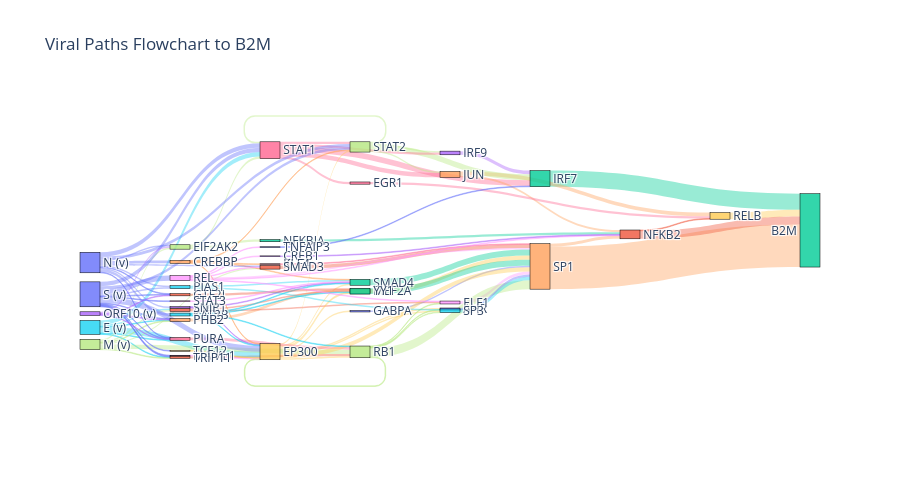

Source (notebook cell):
### Code cell
# vis only paths belonging to the pathway?
out = sankey_convert(all_info[selected_alert], scored_graph, top_n=100)
plot_sankey(out, all_info, selected_alert)

### Figure 1 — Plotly figure (JSON) as saved in the notebook; plotly's stock layout.template omitted (floating-point values rounded to 4 significant figures)
{"data": [{"arrangement": "freeform", "link": {"color": ["rgba(25,211,243,0.4)", "rgba(255,161,90,0.4)", "rgba(254,203,82,0.4)", "rgba(255,161,90,0.4)", "rgba(25,211,243,0.4)", "rgba(239,85,59,0.4)", "rgba(0,204,150,0.4)", "rgba(239,85,59,0.4)", "rgba(255,151,255,0.4)", "rgba(25,211,243,0.4)", "rgba(239,85,59,0.4)", "rgba(182,232,128,0.4)", "rgba(25,211,243,0.4)", "rgba(255,102,146,0.4)", "rgba(0,204,150,0.4)", "rgba(255,102,146,0.4)", "rgba(255,161,90,0.4)", "rgba(254,203,82,0.4)", "rgba(255,161,90,0.4)", "rgba(239,85,59,0.4)", "rgba(255,102,146,0.4)", "rgba(255,102,146,0.4)", "rgba(255,102,146,0.4)", "rgba(182,232,128,0.4)", "rgba(255,102,146,0.4)", "rgba(171,99,250,0.4)", "rgba(25,211,243,0.4)", "rgba(254,203,82,0.4)", "rgba(254,203,82,0.4)", "rgba(25,211,243,0.4)", "rgba(254,203,82,0.4)", "rgba(99,110,250,0.4)", "rgba(254,203,82,0.4)", "rgba(0,204,150,0.4)", "rgba(254,203,82,0.4)", "rgba(254,203,82,0.4)", "rgba(99,110,250,0.4)", "rgba(254,203,82,0.4)", "rgba(254,203,82,0.4)", "rgba(25,211,243,0.4)", "rgba(255,102,146,0.4)", "rgba(182,232,128,0.4)", "rgba(182,232,128,0.4)", "rgba(182,232,128,0.4)", "rgba(239,85,59,0.4)", "rgba(255,161,90,0.4)", "rgba(182,232,128,0.4)", "rgba(182,232,128,0.4)", "rgba(182,232,128,0.4)", "rgba(182,232,128,0.4)", "rgba(254,203,82,0.4)", "rgba(182,232,128,0.4)", "rgba(182,232,128,0.4)", "rgba(182,232,128,0.4)", "rgba(182,232,128,0.4)", "rgba(0,204,150,0.4)", "rgba(182,232,128,0.4)", "rgba(99,110,250,0.4)", "rgba(171,99,250,0.4)", "rgba(171,99,250,0.4)", "rgba(99,110,250,0.4)", "rgba(99,110,250,0.4)", "rgba(99,110,250,0.4)", "rgba(25,211,243,0.4)", "rgba(25,211,243,0.4)", "rgba(99,110,250,0.4)", "rgba(99,110,250,0.4)", "rgba(182,232,128,0.4)", "rgba(182,232,128,0.4)", "rgba(182,232,128,0.4)", "rgba(99,110,250,0.4)", "rgba(255,161,90,0.4)", "rgba(255,161,90,0.4)", "rgba(255,161,90,0.4)", "rgba(255,161,90,0.4)", "rgba(255,102,146,0.4)", "rgba(99,110,250,0.4)", "rgba(25,211,243,0.4)", "rgba(25,211,243,0.4)", "rgba(25,211,243,0.4)", "rgba(25,211,243,0.4)", "rgba(99,110,250,0.4)", "rgba(99,110,250,0.4)", "rgba(239,85,59,0.4)", "rgba(99,110,250,0.4)", "rgba(99,110,250,0.4)", "rgba(99,110,250,0.4)", "rgba(99,110,250,0.4)", "rgba(99,110,250,0.4)", "rgba(255,151,255,0.4)", "rgba(99,110,250,0.4)", "rgba(255,151,255,0.4)", "rgba(99,110,250,0.4)", "rgba(254,203,82,0.4)", "rgba(99,110,250,0.4)", "rgba(99,110,250,0.4)", "rgba(99,110,250,0.4)", "rgba(255,151,255,0.4)", "rgba(239,85,59,0.4)", "rgba(255,151,255,0.4)", "rgba(171,99,250,0.4)", "rgba(255,151,255,0.4)", "rgba(99,110,250,0.4)", "rgba(255,151,255,0.4)", "rgba(255,151,255,0.4)", "rgba(255,151,255,0.4)", "rgba(99,110,250,0.4)", "rgba(99,110,250,0.4)", "rgba(171,99,250,0.4)", "rgba(171,99,250,0.4)", "rgba(171,99,250,0.4)", "rgba(171,99,250,0.4)"], "source": [5, 24, 19, 34, 5, 1, 42, 1, 8, 5, 41, 27, 5, 36, 12, 36, 14, 29, 14, 21, 36, 6, 36, 37, 36, 13, 5, 9, 9, 35, 9, 10, 9, 32, 9, 9, 0, 9, 9, 5, 26, 17, 17, 17, 31, 34, 17, 27, 27, 27, 9, 27, 17, 17, 7, 22, 7, 20, 33, 33, 20, 20, 20, 25, 25, 20, 20, 37, 37, 37, 20, 4, 4, 4, 4, 16, 20, 15, 15, 15, 15, 20, 20, 11, 30, 30, 30, 30, 30, 18, 30, 38, 30, 39, 30, 30, 30, 28, 21, 28, 3, 28, 40, 28, 28, 28, 30, 30, 23, 23, 23, 23], "target": [24, 19, 34, 2, 1, 42, 34, 8, 34, 41, 27, 34, 36, 12, 2, 14, 29, 2, 21, 2, 6, 29, 37, 12, 13, 12, 9, 42, 35, 34, 10, 34, 32, 34, 27, 0, 34, 37, 19, 26, 27, 24, 1, 31, 34, 21, 27, 8, 0, 9, 34, 35, 41, 7, 22, 21, 36, 33, 9, 32, 7, 26, 25, 32, 35, 36, 37, 36, 14, 13, 4, 9, 37, 32, 16, 34, 15, 32, 27, 42, 9, 31, 11, 42, 41, 36, 37, 11, 18, 9, 38, 32, 39, 9, 25, 24, 28, 21, 29, 3, 21, 40, 12, 31, 8, 34, 9, 26, 24, 7, 26, 11], "value": [1, 4, 6, 58, 2, 2, 8, 2, 4, 1, 3, 12, 6, 8, 22, 6, 5, 9, 3, 11, 3, 3, 3, 8, 3, 5, 8, 2, 2, 5, 2, 2, 2, 8, 2, 2, 3, 2, 2, 1, 4, 1, 2, 2, 5, 4, 6, 1, 1, 1, 6, 1, 1, 2, 3, 3, 3, 2, 1, 1, 2, 1, 2, 2, 2, 6, 4, 2, 2, 2, 4, 1, 1, 1, 1, 1, 4, 1, 1, 1, 1, 2, 1, 3, 1, 6, 4, 1, 1, 1, 1, 1, 1, 1, 2, 1, 7, 1, 1, 1, 1, 1, 1, 1, 1, 2, 8, 1, 1, 2, 1, 1]}, "node": {"label": ["AHR", "ATF6", "B2M", "CREB1", "CREBBP", "E (v)", "EGR1", "EIF2AK2", "ELF1", "EP300", "GABPA", "GTF2I", "IRF7", "IRF9", "JUN", "KAT2B", "KLF4", "M (v)", "MAML1", "MEF2A", "N (v)", "NFKB2", "NFKBIA", "ORF10 (v)", "PHB2", "PIAS1", "PURA", "RB1", "REL", "RELB", "S (v)", "SMAD3", "SMAD4", "SNIP1", "SP1", "SP3", "STAT1", "STAT2", "STAT3", "TCF12", "TNFAIP3", "TRIP11", "YY1"], "line": {"color": "black", "width": 0.5}, "pad": 5, "thickness": 20}, "type": "sankey"}], "layout": {"font": {"size": 12}, "height": 500, "title": {"text": "Viral Paths Flowchart to B2M"}}}
